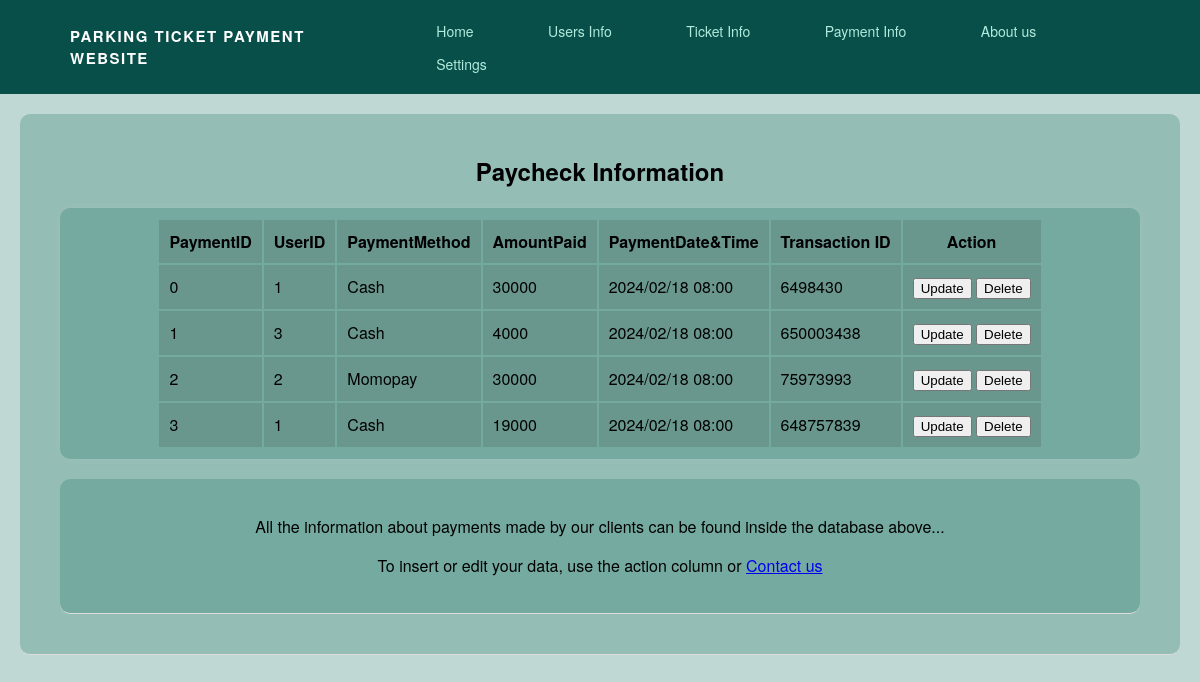
Page /Website/payment.php on the committed database.
### tables this page shows
CREATE TABLE `paymentinfo` (
  `PaymentID` int(50) NOT NULL,
  `PaymentMethod` varchar(50) NOT NULL,
  `AmountPaid` varchar(50) NOT NULL,
  `PaymentDate&Time` varchar(50) NOT NULL,
  `TransactionID` varchar(50) NOT NULL,
  `UserID` int(50) NOT NULL
);

### Website/payment.php (the view, shortened to what this page needs)
<!DOCTYPE html>
<html>
<head>
    <link rel="stylesheet" type="text/css" href="style.css" title="style1" media="screen,tv,projection, handled, print" />
</head>
<body><!DOCTYPE html>
<html>
<head>
    <link rel="stylesheet" type="text/css" href="style.css" title="style1" media="screen,tv,projection, handled, print" />
</head>
<body><!DOCTYPE html>
	<html>
	<head>
		<link rel="stylesheet" type="text/css" href="style.css" title="style1" media="screen,tv,projection,handled,print" />
	</head>
	<body>
	<header>
		<nav>
		<div class="logo">
            <p>Parking Ticket Payment Website</p>
        </div>
			<ul>
				<li><a href="index.php">Home</a></li>
				<li><a href="user.php">Users Info</a></li>
				<li><a href="ticket.php">Ticket Info</a></li>
				<li><a href="payment.php">Payment Info</a></li>
				<li><a href="aboutus.php">About us</a></li>
				<li class="dropdown">
					<a href="#">Settings</a>
				</li>
			</ul>
		</nav>
	</header>
	<center>
	<section>
		<h2>Paycheck Information</h2>
		<div class="container">
		<table>
			<thead>
				<tr>
				    <th>PaymentID</th>
				    <th>UserID</th>
					<th>PaymentMethod</th>
					<th>AmountPaid</th>
					<th>PaymentDate&Time</th>
					<th>Transaction ID</th>
					<th>Action</th>
				</tr>
			</thead>
			<tbody>
				<?php
				$conn = mysqli_connect("localhost", "root", "", "parkingticketsystemdatabase");
				$sql = "SELECT * FROM paymentinfo";
				$result = mysqli_query($conn, $sql);
				if (mysqli_num_rows($result) > 0) {
					while($row = mysqli_fetch_assoc($result)) {
						echo "<tr>";
						echo "<td>" . $row["PaymentID"] . "</td>";
						echo "<td>" . $row["UserID"] . "</td>";
						echo "<td>" . $row["PaymentMethod"] . "</td>";
						echo "<td>" . $row["AmountPaid"] . "</td>";
						echo "<td>" . $row["PaymentDate&Time"] . "</td>";
						echo "<td>" . $row["TransactionID"] . "</td>";
						echo "<td><button onclick='updateUser(" . $row["PaymentID"] . ")'>Update</button> <button onclick='deleteUser(" . $row["PaymentID"] . ")'>Delete</button></td>";
						echo "</tr>";
					}
				} else {
					echo "<tr><td colspan='4'>No data available</td></tr>";
				}
				?>
			</tbody>
		</table>
			</div>
	<section><p>All the information about payments made by our clients can be found inside the database above...</p>
	<p>To insert or edit your data, use the action column or <a href="contact.php">Contact us</a></p></section>
	</center>
	</body>
	</html>

### Website/style.css (style rules this page uses)
body { font-family: "Mona Sans", "Helvetica Neue", Helvetica, Arial, sans-serif; margin: 0; padding: 0; background-color: rgba(46, 126, 111, 0.301); min-height: 100vh; position: relative; }
header { background-color: #084f49; padding: 10px; }
nav { display: flex; justify-content: space-between; align-items: center; margin-right: 20px; margin-left: 40px; padding: 0 20px; }
nav ul { list-style: none; margin: 0; padding: 0; }
nav li { display: inline-block; margin-right: 10px; padding: 5px 30px; position: relative; }
nav a { text-decoration: none; color: rgb(176, 235, 221); font-size: 14px; }
nav li::after { content: ''; height: 4px; width: 0; background: #084f49; position: absolute; left: 0; bottom: -30px; transition: width 0.2s; }
.dropdown { position: relative; display: inline-block; }
section { padding: 20px; margin: 20px; border-bottom: 1px solid #ddd; background-color: rgba(46, 126, 111, 0.301); border-radius: 10px; }
nav .logo p { font-size: 15px; font-weight: bold; float: left; color: #ffffff; text-transform: uppercase; letter-spacing: 1.5px; cursor: pointer; margin-right: 40px; }
th, td { padding: 10px; background-color: rgba(77, 106, 101, 0.301); }
.container { background-color: rgba(46, 126, 111, 0.301); padding: 10px; margin: 20px; border-radius: 10px; box-shadow: 0 0 10px rgba(240, 234, 234, 0.1); overflow: auto; }

### rows in the picture
paymentinfo: PaymentID "0", UserID "1", PaymentMethod "Cash", AmountPaid "30000", value "2024/02/18 08:00", TransactionID "6498430"
paymentinfo: PaymentID "1", UserID "3", PaymentMethod "Cash", AmountPaid "4000", value "2024/02/18 08:00", TransactionID "650003438"
paymentinfo: PaymentID "2", UserID "2", PaymentMethod "Momopay", AmountPaid "30000", value "2024/02/18 08:00", TransactionID "75973993"
paymentinfo: PaymentID "3", UserID "1", PaymentMethod "Cash", AmountPaid "19000", value "2024/02/18 08:00", TransactionID "648757839"
